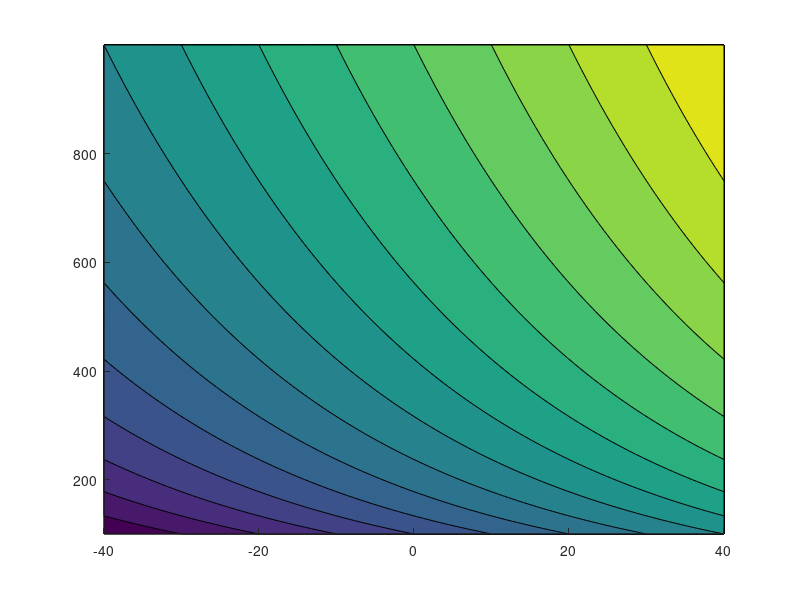

Reproduce this figure in MATLAB. (Note: this script raises an error after producing the figure.)
function y = SkewT()
    %% Constants
    p_0 = 1;     %bar
    T_0 = 273.15;
    Gamma = 6;     %K/km
    k = 0.287;
    e_s0 = 6.112/1000;   %bar
    L_lv = 2501;    %kJ/kg
    c_p = 1;        %kJ/kg
    ep = 0.622;     %Unitless

    n = 100;
    b = 10^(1/(n-1));
    p = linspace(0.1,1,n);
    p_log = 0.1*b.^(0:n-1);
    T = linspace(-40,40,n);
    [x,Y] = meshgrid(T,p_log);
    X = x + x' - 40;
    
    TH = (X+273.15).*(p_0./Y).^k;    
    r_s = ep*e_s(X+273.15) ./ (Y - e_s(X+273.15))*1000;
    THe = TH.*exp(L_lv.*r_s*1e-3 ./ (c_p*(X+273.15)));
    
    %% Plotting
    labelsize = 6;
    r_vals = [0.01,0.1,0.5,2,4,6,8,10,12,16,20,24];
    T_vals = linspace(-150,40,20);
    
    Y = Y * 1000;
    close all;
    [c,h] = contourf(x,Y,X,T_vals,'Color','w','LineWidth',0.1,'HandleVisibility','off');
    colormap(parula);
    h = colorbar;
    caxis([-150 40]);
    hold on;
    [c1,h1] = contour(x,Y,Y,':k','LineWidth',0.75,'HandleVisibility','off');
    [c2,h2] = contour(x,Y,TH,'b','LineWidth',0.75);
    [c3,h3] = contour(x,Y,r_s,r_vals,'r','LineWidth',0.75);
    [c4,h4] = contour(x,Y,THe,'c','LineWidth',0.75);
    set(gca,'YDir','reverse')
    clabel(c2,h2,'FontSize',labelsize)
    clabel(c3,h3,'FontSize',labelsize)
    %clabel(c4,h4,'FontSize',labelsize)
    set(gca,'YScale','log')
    xtickangle(45);
    yticks((0:10)*100);
    title("Skew T")
    %yticklabels({'100','200','300','0','\pi','2\pi','3\pi'})
    legend('\theta [K]','r_s [g/kg]','\theta_e [K]','location','northwest','NumColumns',3);
    set(get(h,'label'),'string','Temperature [^oC]');
    
    xlabel("Temperature T [^oC]");
    ylabel("Pressure p [hPa]")
    
    
    function y = log_b(b,x);
        y = log(x)/log(b);
    end
    function e_s = e_s(T)
        t = T - 273.15;
        e_s = e_s0*exp(17.27*t./(t+237.7));
    end



end